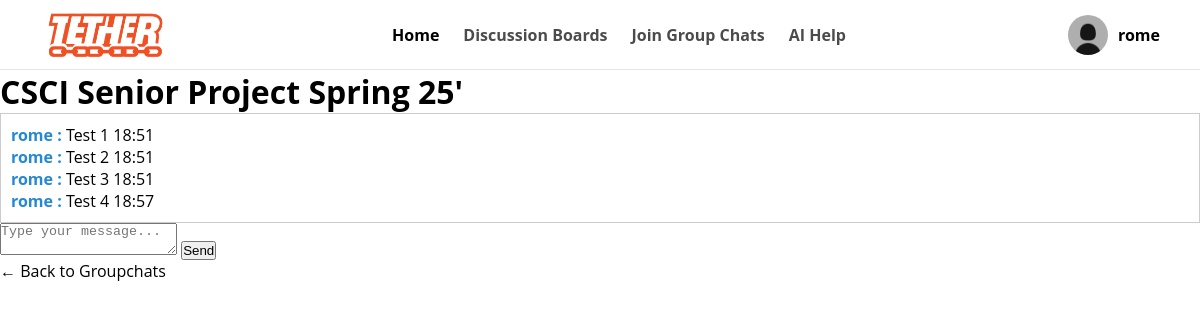
/Main/groupchat/2/ (signed in), run on an earlier commit of the app's database.
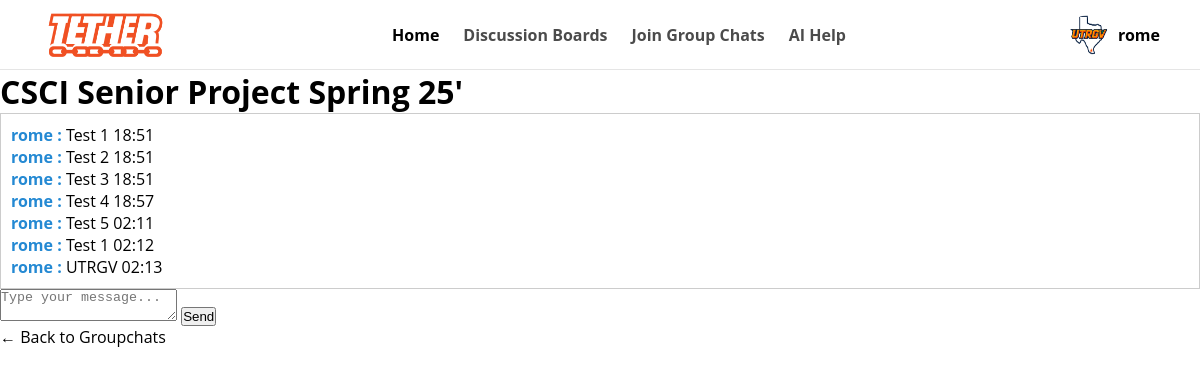
And on a later commit of the database.
### Main/models.py (models this page shows, shortened)
class Profile(models.Model):
    user = models.OneToOneField('auth.User', on_delete=models.CASCADE)
    id_user = models.IntegerField(unique=True, blank=True, null=True)
    bio = models.TextField(blank=True, null=True)
    profile_picture = models.ImageField(upload_to='profile_images/', default='blank_profile_picture.jpg', null=True)
    major = models.CharField(max_length=100, blank=True, null=True)
    gender = models.CharField(max_length=10, blank=True, null=True)
    minor = models.CharField(max_length=100, blank=True, null=True)

class Message(models.Model):
    groupchat = models.ForeignKey(Groupchat, related_name='messages', on_delete=models.CASCADE)
    sender = models.ForeignKey(User, on_delete=models.CASCADE)
    content = models.TextField()
    timestamp = models.DateTimeField(auto_now_add=True)

### Main/views.py (the view, shortened to what this page needs)
# urls.py: path('groupchat/<int:groupchat_id>/', views.groupchat_room, name='groupchat_room'),
@login_required
def groupchat_room(request, groupchat_id):
    user= request.user
    profile = Profile.objects.get(user=user)
    groupchat = get_object_or_404(Groupchat, id=groupchat_id)
    messages = groupchat.messages.all().order_by('timestamp')
    return render(request, 'Main/groupchat_room.html', {
        'profile': profile,
        'user': user,
        'groupchat': groupchat,
        'messages': messages
    })

### Main/templates/Main/groupchat_room.html (shortened to what this page needs)
{% load static %}
<!DOCTYPE html>
<html>
<head>
  <link rel="stylesheet" href="{% static 'Main/css/styles.css' %}">
</head>
<header>
    <div class="header-container">
      <a href="{% url 'dashboard' %}">
        <img class="nav-logo" src="{% static 'Main/images/nav-utrgv.png' %}"/>
      </a>
      <nav class="main-nav">
        <a href="{% url 'dashboard' %}" class="nav-link active">Home</a>
        <a href="{% url 'discussion' %}" class="nav-link">Discussion Boards</a>
        <a href="{% url 'groupchat' %}" class="nav-link">Join Group Chats</a>
        <a href="#" class="nav-link">AI Help</a>
      </nav>
      <div class="user-profile">
        <a href="{% url 'view_profile' username=user.username %}" style="display: flex; align-items: center; gap: 10px;">
          <img class="avatar" src="{{ profile.profile_picture.url }}"/>
          <span class="username">{{ user.username }}</span>
        </a>
      </div>
    </div>
  </header>
<body>
  <h1>{{ groupchat.title }}</h1>
  <div id="chat-container" style="overflow-y:auto; max-height: 500px; border: 1px solid #ccc; padding: 10px;">
    {% for message in messages %}
      <div class="chat-message">
        <strong class = "username_r">
          <a href="{% url 'view_profile' username=message.sender.username %}">
            {{ message.sender.username }}
          </a>:
        </strong> {{ message.content }}
        <span class="timestamp">{{ message.timestamp|date:"H:i" }}</span>
      </div>
    {% empty %}
      <p>No messages yet.</p>
    {% endfor %}
  </div>
  <form method="POST">
    <textarea name="content" placeholder="Type your message..." required></textarea>
    <button type="submit">Send</button>
  </form>
  <a href="{% url 'groupchat' %}">← Back to Groupchats</a>
</body>
</html>

What changed in the data, as far as the page shows it:
changed Profile: profile_picture: picture added in place of a placeholder
added Message: sender.username "rome", content "Test 5", timestamp "02:11"
added Message: sender.username "rome", content "Test 1", timestamp "02:12"
added Message: sender.username "rome", content "UTRGV", timestamp "02:13"
